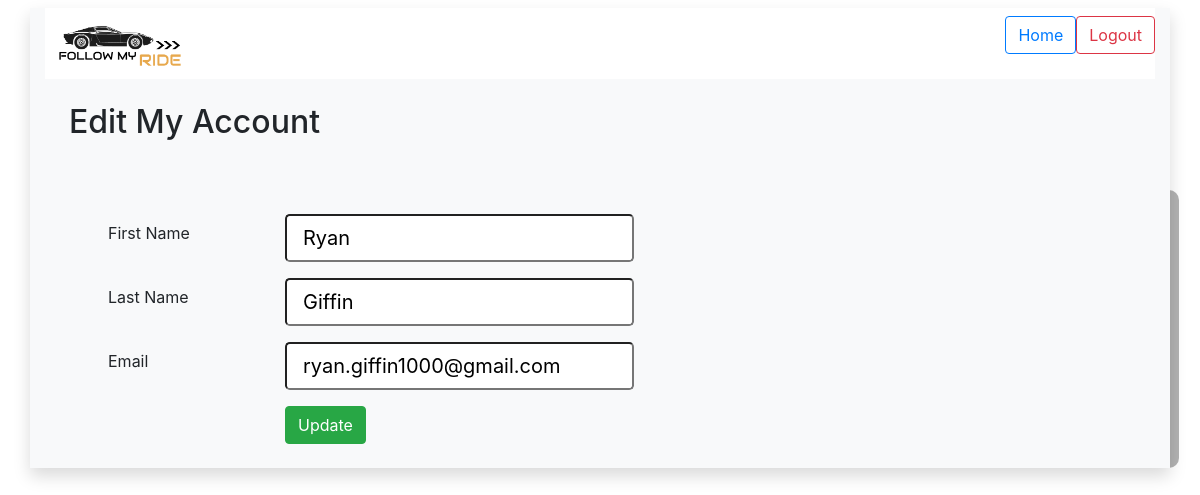
/main_app/my_account/1/ (signed in), run on the app's committed database.
### login_reg_app/models.py (models this page shows)
class User(models.Model):
    first_name = models.CharField(max_length=15)
    last_name = models.CharField(max_length=25)
    email = models.CharField(max_length=40)
    password = models.CharField(max_length=50)
    username = models.CharField(max_length=50, null=True)
    created_at = models.DateTimeField(auto_now_add=True)
    updated_at = models.DateTimeField(auto_now=True)
    objects = UserManager()

### main_app/views.py (the view)
# urls.py: path('my_account/<int:user_id>/', views.my_account),
def my_account(request, user_id):
    if 'id' not in request.session:
        return redirect('/')
    context = {
        'user_info': User.objects.get(id=int(user_id)),
    }
    return render(request, 'my_account.html', context)

### main_app/templates/my_account.html (shortened to what this page needs)
<!DOCTYPE html>
<html lang="en">
<head>
    <link rel="stylesheet" href="https://stackpath.bootstrapcdn.com/bootstrap/4.3.1/css/bootstrap.min.css"
>
    {% load static %}
    <link rel="stylesheet" href="{% static 'css/style2.css' %}">
</head>
<body>
    <div class="container bg-light shadow">
        <header class="mt-2 bg-white">
            <a href="/logout" class="btn btn-outline-danger mt-2" style="float: right;">Logout</a>
            <a href="/main_app/home" class="btn btn-outline-primary mt-2" style="float: right;">Home</a>
            <img src="{% static '/img/fmr_logo.png' %}" alt="fmr_logo" style="width: 150px;" />
        </header>
        <h2 class="m-4">Edit My Account</h2>
        <div class="container-fluid m-4">
            <div class="row">
                <div class="col mt-4">
                    <div>
                        <form class="m-4" action="/main_app/update_account" method="POST">
                            <div class="form-group row">
                                <label class="col-sm-2 col-form-label" for="first_name">First Name</label>
                                <div class="col-sm-10">
                                    <input type="text" class="form-control-lg" id="first_name" name="first_name"
                                        value="{{user_info.first_name}}">{{user.first_name}}
                                </div>
                            </div>
                            <div class="form-group row">
                                <label class="col-sm-2 col-form-label" for="last_name">Last Name</label>
                                <div class="col-sm-10">
                                    <input type="text" class="form-control-lg" id="last_name" name="last_name"
                                        value="{{user_info.last_name}}">{{user.last_name}}
                                </div>
                            </div>
                            <div class="form-group row">
                                <label class="col-sm-2 col-form-label" for="email">Email</label>
                                <div class="col-sm-10">
                                    <input type="email" class="form-control-lg" id="email" name="email"
                                        value="{{user_info.email}}">{{user.email}}
                                </div>
                            </div>
                            <div class="form-group row">
                                <div class="col-sm-10 offset-sm-2">
                                    <input class="btn btn-success" type="submit" value="Update">
                                </div>
                            </div>
                        </form>
                    </div>
                </div>
</body>
</html>

### main_app/static/css/style2.css (style rules this page uses)
form:before { content: ''; height: 100%; left: 0; position: absolute; top: 0; width: 100%; background-color: rgba(0,0,0,0.3); z-index: -1; border-radius: 10px; }

### data on the page
User: first_name "Ryan", last_name "Giffin", email "ryan.giffin1000@gmail.com"
